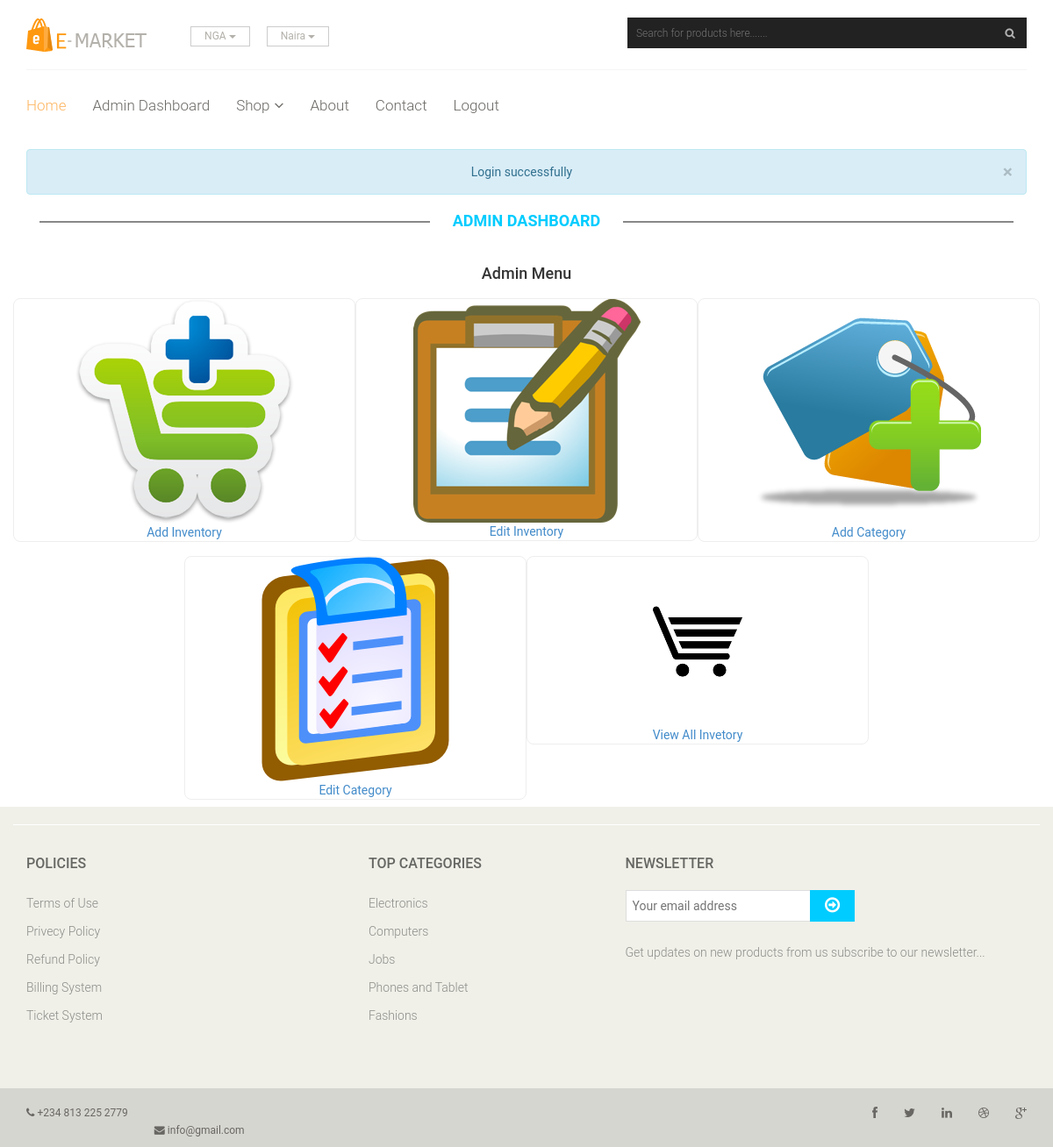
Screenshot of /dashboard.php (signed in) with the database file from the repository.
### tables this page shows
CREATE TABLE IF NOT EXISTS `categories` (
  `id` int(11) NOT NULL AUTO_INCREMENT,
  `name` varchar(50) NOT NULL,
  PRIMARY KEY (`id`),
  UNIQUE KEY `name` (`name`)
);

### php/function.php (the view, shortened to what this page needs)
<?php
	function categories(){
		$q = mysql_query("SELECT * FROM categories ORDER BY RAND() LIMIT 5")
			or die(mysql_error());
			while ($rs=mysql_fetch_assoc($q)) {
				echo "<li><a href='category.php?id=".$rs['id']."'>".$rs['name']."</li>";
			}
	}
	function info(){
		if(isset($_SESSION["info"])){
			$info = $_SESSION["info"];
			echo "<div class='alert alert-info text-center'>".$info;
			echo '<button type="button" class="close" data-dismiss="alert" aria-hidden="true">&times;</button>';
			echo "</div>";
		}
	}
?>

### css/main.css (style rules this page uses)
ul li { list-style: none; }
a { -webkit-transition: 300ms; -moz-transition: 300ms; -o-transition: 300ms; transition: 300ms; }
.contactinfo ul li a { font-size: 12px; color: #696763; font-family: 'Roboto', sans-serif; }
.single-widget ul li a { color: #8C8C88; font-family: 'Roboto', sans-serif; font-size: 14px; font-weight: 300; padding: 5px 0; }

### rows the page displays
categories: name "Electronics"
categories: name "Computers"
categories: name "Jobs"
categories: name "Phones and Tablet"
categories: name "Fashions"

### other values shown
$info "Login successfully"
